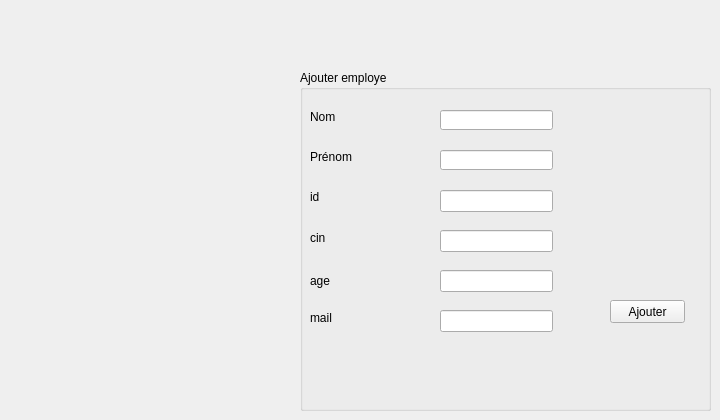
     <widget class="QWidget" name="tab_3">
      <attribute name="title">
       <string>ajouter</string>
      </attribute>
      <widget class="QGroupBox" name="groupBox_6">
       <property name="geometry">
        <rect>
         <x>300</x>
         <y>70</y>
         <width>411</width>
         <height>341</height>
        </rect>
       </property>
       <property name="title">
        <string>Ajouter employe</string>
       </property>
       <widget class="QLabel" name="label_8">
        <property name="geometry">
         <rect>
          <x>10</x>
          <y>40</y>
          <width>47</width>
          <height>13</height>
         </rect>
        </property>
        <property name="text">
         <string>Nom</string>
        </property>
       </widget>
       <widget class="QLabel" name="label_9">
        <property name="geometry">
         <rect>
          <x>10</x>
          <y>80</y>
          <width>47</width>
          <height>13</height>
         </rect>
        </property>
        <property name="text">
         <string>Prénom</string>
        </property>
       </widget>
       <widget class="QLabel" name="label_10">
        <property name="geometry">
         <rect>
          <x>10</x>
          <y>120</y>
          <width>47</width>
          <height>13</height>
         </rect>
        </property>
        <property name="text">
         <string>id</string>
        </property>
       </widget>
       <widget class="QLineEdit" name="edit_nom">
        <property name="geometry">
         <rect>
          <x>140</x>
          <y>40</y>
          <width>113</width>
          <height>20</height>
         </rect>
        </property>
       </widget>
       <widget class="QLineEdit" name="edit_prenom">
        <property name="geometry">
         <rect>
          <x>140</x>
          <y>80</y>
          <width>113</width>
          <height>20</height>
         </rect>
        </property>
       </widget>
       <widget class="QPushButton" name="bt_ajouter">
        <property name="geometry">
         <rect>
          <x>310</x>
          <y>230</y>
          <width>75</width>
          <height>23</height>
         </rect>
        </property>
        <property name="text">
         <string>Ajouter</string>
        </property>
       </widget>
       <widget class="QLineEdit" name="edit_id">
        <property name="geometry">
         <rect>
          <x>140</x>
          <y>120</y>
          <width>113</width>
          <height>22</height>
         </rect>
        </property>
       </widget>
       <widget class="QLabel" name="label_11">
        <property name="geometry">
         <rect>
          <x>10</x>
          <y>160</y>
          <width>56</width>
          <height>16</height>
         </rect>
        </property>
        <property name="text">
         <string>cin</string>
        </property>
       </widget>
       <widget class="QLineEdit" name="edit_cin">
        <property name="geometry">
         <rect>
          <x>140</x>
          <y>160</y>
          <width>113</width>
          <height>22</height>
         </rect>
        </property>
       </widget>
       <widget class="QLabel" name="label_12">
        <property name="geometry">
         <rect>
          <x>10</x>
          <y>200</y>
          <width>111</width>
          <height>21</height>
         </rect>
        </property>
        <property name="text">
         <string>age</string>
        </property>
       </widget>
       <widget class="QLineEdit" name="edit_num_tel">
        <property name="geometry">
         <rect>
          <x>140</x>
          <y>200</y>
          <width>113</width>
          <height>22</height>
         </rect>
        </property>
       </widget>
       <widget class="QLabel" name="label_13">
        <property name="geometry">
         <rect>
          <x>10</x>
          <y>240</y>
          <width>56</width>
          <height>16</height>
         </rect>
        </property>
        <property name="text">
         <string>mail</string>
        </property>
       </widget>
       <widget class="QLineEdit" name="edit_mail">
        <property name="geometry">
         <rect>
          <x>140</x>
          <y>240</y>
          <width>113</width>
          <height>22</height>
         </rect>
        </property>
       </widget>
      </widget>
      <widget class="QLabel" name="label_time1_3">
       <property name="geometry">
        <rect>
         <x>50</x>
         <y>40</y>
         <width>131</width>
         <height>16</height>
        </rect>
       </property>
       <property name="text">
        <string/>
       </property>
      </widget>
     </widget>
